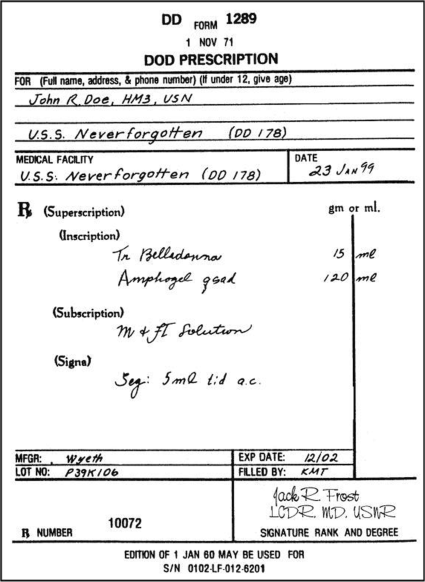
#> input picture sample_prescription.png, 850 x 1164 px, found by its file name (shown at 1/2 size)
$ jupyter execute --allow-errors layout_aware_ocr_for_prescriptions.ipynb
#> lines starting #> are read from the running program, lines starting #| are printed output that depends on the picture; after the words box and inside, x2 and y2 are one past the last pixel; in counts of white or black regions, pixels touching at a corner belong together
[cell 1]
import cv2
import pytesseract
import numpy as np
import pandas as pd
import re
from collections import defaultdict

pytesseract.pytesseract.tesseract_cmd = r'/usr/bin/tesseract'

[cell 2]
class LayoutAwareOCR:
    """Truly layout-aware OCR that detects form structure automatically"""

    def __init__(self, image_path):
        self.original = cv2.imread(image_path)
#> self.original is the input picture: shape (1164, 850, 3); min 0, max 255, mean 231.1
        if self.original is None:
            raise FileNotFoundError(f"Cannot load image: {image_path}")

        self.preprocessed = None
        self.binary = None
        self.layout_elements = []
        self.form_fields = defaultdict(str)
        self.medications = []

    def preprocess(self):
        """Minimal preprocessing - let layout detection handle the rest"""
        # Resize to standard width for consistency
        h, w = self.original.shape[:2]
#> h = 1164; w = 850
        target_w = 2000
        if w != target_w:
            scale = target_w / w
#> scale = 2.35
            new_h = int(h * scale)
#> new_h = 2738
            img = cv2.resize(self.original, (target_w, new_h), interpolation=cv2.INTER_CUBIC)
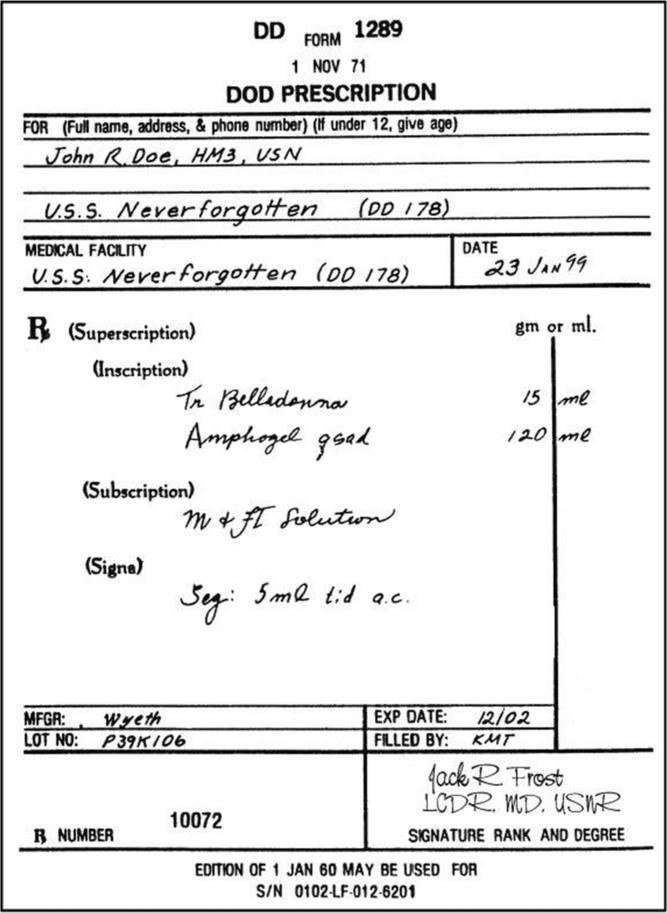
#> img: shape (2738, 2000, 3) (shown at 1/3 size); min 0, max 255, mean 231
        else:
            img = self.original.copy()

        # Convert to grayscale
        gray = cv2.cvtColor(img, cv2.COLOR_BGR2GRAY)

        # Light denoising
        gray = cv2.fastNlMeansDenoising(gray, h=8)

        # Adaptive threshold (better for varying lighting)
        binary = cv2.adaptiveThreshold(
            gray, 255, cv2.ADAPTIVE_THRESH_GAUSSIAN_C,
            cv2.THRESH_BINARY, 21, 10
        )
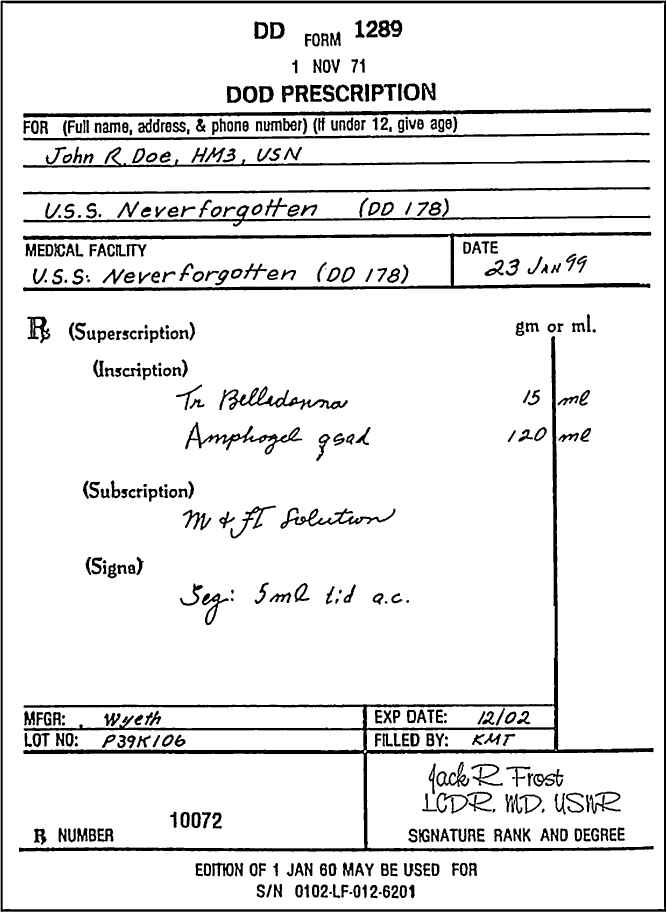
#> binary: shape (2738, 2000) (shown at 1/3 size); 91.1% white; 418 black regions (2 under 20 px), largest, box (x1, y1, x2, y2) and area: (57, 1008, 1961, 2556) 79822, (2, 2, 1998, 2736) 62553, (69, 695, 1954, 874) 38380

        self.preprocessed = img
        self.binary = binary
        return binary

    def detect_layout(self):
        """Use Tesseract's built-in layout analysis"""
        # Check if image needs inversion
        avg_val = np.mean(self.binary)
#> avg_val = 232.2
#> (the call stopped at in detect_layout, `data = pytesseract.image_to_data( img_to_analyze, config='--oem 3 --ps..`: pytesseract is not available in this run)
        if avg_val < 127:
            img_to_analyze = cv2.bitwise_not(self.binary)
        else:
            img_to_analyze = self.binary

        # PSM 3: Fully automatic page segmentation (best for layout detection)
        data = pytesseract.image_to_data(
            img_to_analyze,
            config='--oem 3 --psm 3',
            output_type=pytesseract.Output.DICT
        )

        # Extract layout elements with bounding boxes
        n_boxes = len(data['text'])
        elements = []

        for i in range(n_boxes):
            text = data['text'][i].strip()
            if not text:
                continue

            conf = int(data['conf'][i])
            if conf < 0:  # Skip invalid confidence
                continue

            x = data['left'][i]
            y = data['top'][i]
            w = data['width'][i]
            h = data['height'][i]
            block_num = data['block_num'][i]
            par_num = data['par_num'][i]
            line_num = data['line_num'][i]

            elements.append({
                'text': text,
                'conf': conf,
                'bbox': (x, y, w, h),
                'block': block_num,
                'par': par_num,
                'line': line_num,
                'area': w * h
            })

        self.layout_elements = elements
        return elements

    def detect_form_structure(self):
        """Identify form fields using layout analysis"""
        if not self.layout_elements:
            self.detect_layout()
#> (the call stopped at in detect_layout, `data = pytesseract.image_to_data( img_to_analyze, config='--oem 3 --ps..`: pytesseract is not available in this run)

        # Group elements by lines (same block, par, line)
        lines = defaultdict(list)
        for elem in self.layout_elements:
            key = (elem['block'], elem['par'], elem['line'])
            lines[key].append(elem)

        # Sort elements in each line by x-coordinate
        for key in lines:
            lines[key].sort(key=lambda e: e['bbox'][0])

        # Detect field patterns
        for line_key, line_elems in lines.items():
            line_text = ' '.join([e['text'] for e in line_elems])

            # Patient name pattern
            if re.search(r'FOR.*name.*address', line_text, re.I):
                # Next line likely contains patient info
                next_block = line_key[0] + 1
                patient_elems = [e for e in self.layout_elements
                               if e['block'] == next_block]
                if patient_elems:
                    self.form_fields['patient_name'] = ' '.join(
                        [e['text'] for e in sorted(patient_elems,
                         key=lambda x: x['bbox'][0])]
                    )

            # Date pattern
            if re.search(r'DATE', line_text, re.I):
                # Find text in same line or nearby
                date_candidates = [e['text'] for e in line_elems
                                 if re.search(r'\d{1,2}.*\d{2,4}', e['text'])]
                if date_candidates:
                    self.form_fields['date'] = date_candidates[0]

        return self.form_fields

    def detect_table_structure(self):
        """Detect table rows and columns using contour analysis"""
        # Detect horizontal lines
        h, w = self.binary.shape
#> h = 2738; w = 2000
        horizontal_kernel = cv2.getStructuringElement(cv2.MORPH_RECT, (w//30, 1))
        horizontal_lines = cv2.morphologyEx(self.binary, cv2.MORPH_OPEN,
                                           horizontal_kernel, iterations=2)
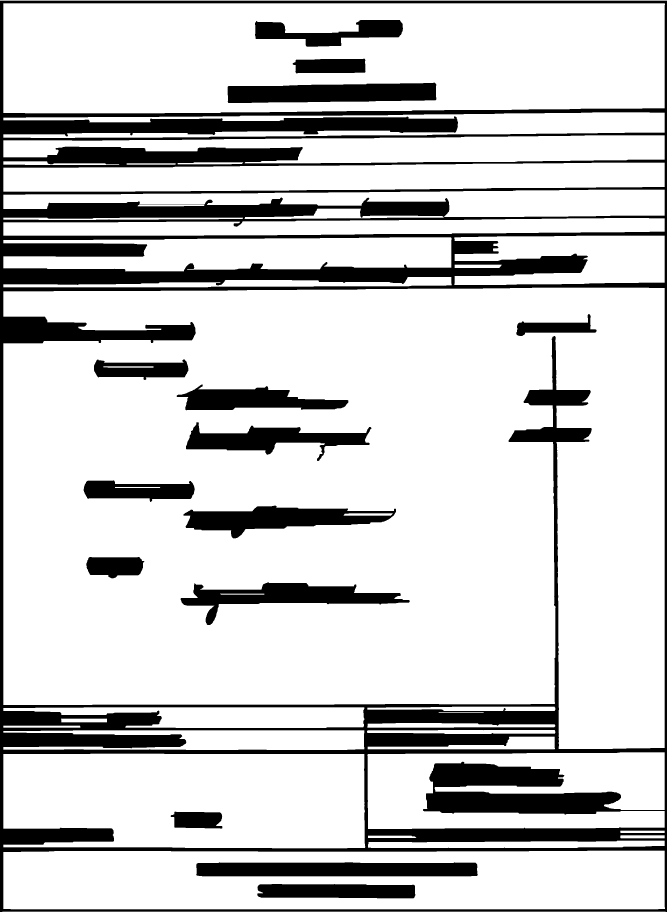
#> horizontal_lines: shape (2738, 2000) (shown at 1/3 size); 81.4% white; 15 black regions, largest, box (x1, y1, x2, y2) and area: (0, 2, 2000, 2736) 747044, (589, 2587, 1433, 2629) 34152, (683, 248, 1309, 309) 32112

        # Detect vertical lines
        vertical_kernel = cv2.getStructuringElement(cv2.MORPH_RECT, (1, h//30))
#> vertical_kernel = 91 values from 1 to 1
        vertical_lines = cv2.morphologyEx(self.binary, cv2.MORPH_OPEN,
                                         vertical_kernel, iterations=2)
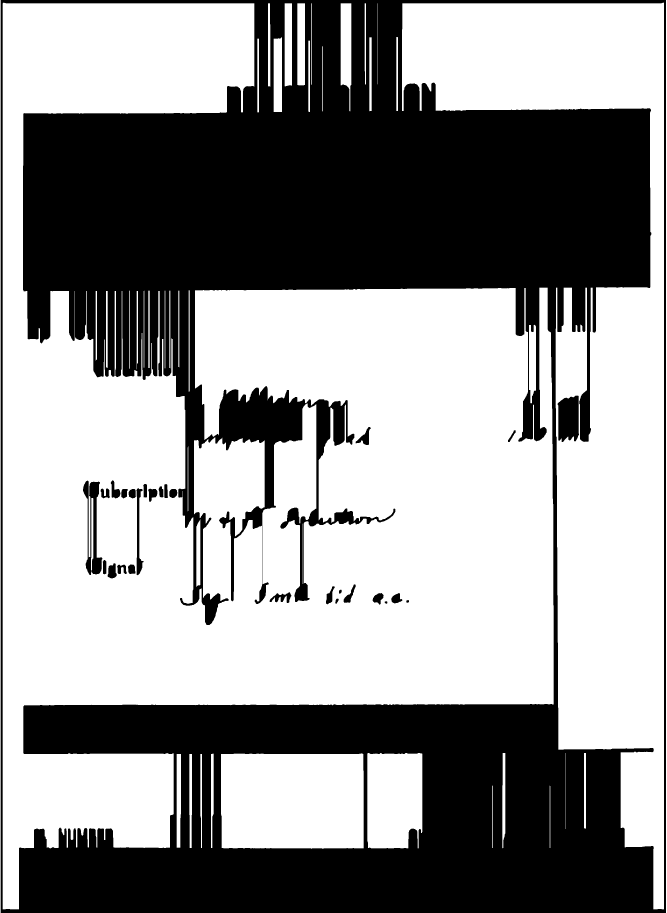
#> vertical_lines: shape (2738, 2000) (shown at 1/3 size); 58.6% white; 28 black regions, largest, box (x1, y1, x2, y2) and area: (2, 0, 1998, 2738) 2240412, (1673, 1187, 1737, 1326) 7574, (249, 1442, 307, 1725) 6877

        # Find line intersections (cell corners)
        table_structure = cv2.bitwise_and(horizontal_lines, vertical_lines)
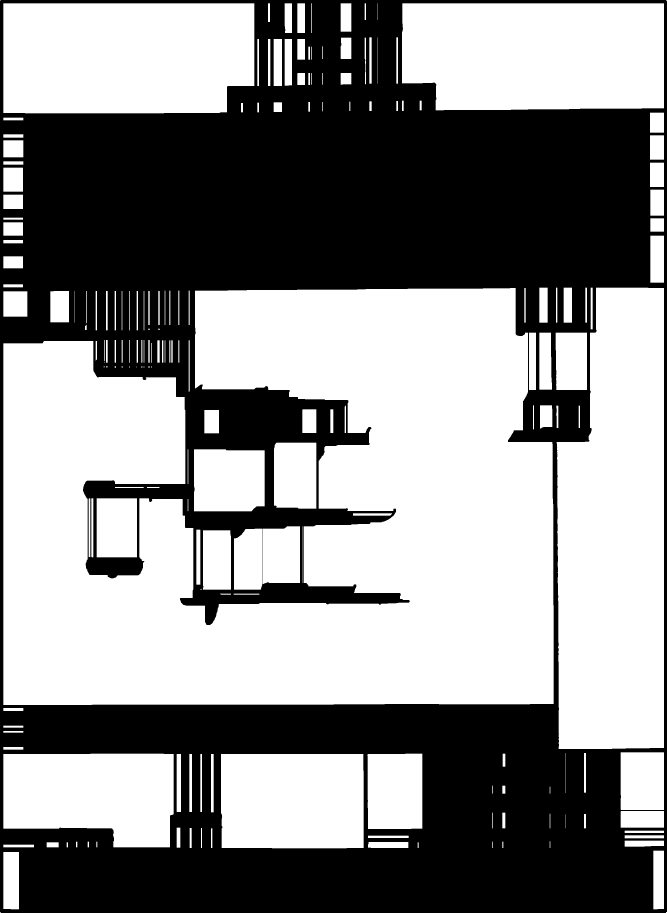
#> table_structure: shape (2738, 2000) (shown at 1/3 size); 55.5% white; 1 black region

        # Find contours of cells
        contours, _ = cv2.findContours(table_structure, cv2.RETR_TREE,
                                       cv2.CHAIN_APPROX_SIMPLE)
#> contours = 190 contours, 27 with area under 20; largest, box (x1, y1, x2, y2) and area: (10, 864, 1661, 2115) 1550408, (1670, 863, 1992, 2247) 391036, (1206, 10, 1992, 331) 240674, (10, 10, 763, 340) 240394, (10, 2261, 521, 2542) 122698

        cells = []
        for cnt in contours:
            x, y, w, h = cv2.boundingRect(cnt)
            if w > 50 and h > 20:  # Filter small noise
                cells.append({'bbox': (x, y, w, h), 'content': []})
#> this loop made 190 passes
#> (cnt, x, y, w, h) on passes 1, 2, 5: ([[1998, 2736], [1998, 2737], [1999, 2737], [1999, 2736]], 1998, 2736, 2, 2), ([[0, 2736], [0, 2737], [1, 2737], [1, 2736]], 0, 2736, 2, 2), ([[10, 2534], [10, 2541], [101, 2541], [101, 2534]], 10, 2534, 92, 8)
#> after the loop, cells = 23 items

        # Sort cells by position (top-to-bottom, left-to-right)
        cells.sort(key=lambda c: (c['bbox'][1], c['bbox'][0]))

        return cells, horizontal_lines, vertical_lines

    def extract_medications_from_table(self):
        """Extract medication information using detected table structure"""
        cells, h_lines, v_lines = self.detect_table_structure()
#> cells = 23 items

        # Assign text elements to cells
        for elem in self.layout_elements:
            ex, ey, ew, eh = elem['bbox']
            elem_center_x = ex + ew/2
            elem_center_y = ey + eh/2

            for cell in cells:
                cx, cy, cw, ch = cell['bbox']
                if (cx <= elem_center_x <= cx+cw and
                    cy <= elem_center_y <= cy+ch):
                    cell['content'].append(elem)
                    break

        # Group cells into rows
        rows = defaultdict(list)
        for cell in cells:
            if cell['content']:
                row_y = cell['bbox'][1]
                rows[row_y].append(cell)
#> this loop made 23 passes
#> cell on passes 1 to 12: {'bbox': (10, 10, 753, 330), 'content': []}, {'bbox': (1206, 10, 786, 321), 'content': []}, {'bbox': (10, 421, 60, 51), 'content': []}, {'bbox': (10, 503, 59, 72), 'content': []}, {'bbox': (10, 584, 59, 43), 'content': []}, {'bbox': (10, 667, 59, 40), 'content': []}, {'bbox': (10, 769, 59, 36), 'content': []}, {'bbox': (1670, 863, 322, 1384), 'content': []}, {'bbox': (10, 864, 1651, 1251), 'content': []}, {'bbox': (151, 873, 56, 94), 'content': []}, {'bbox': (10, 874, 72, 76), 'content': []}, {'bbox': (1667, 998, 94, 172), 'content': []}

        # Sort cells within each row by x-coordinate
        medications = []
        for row_y in sorted(rows.keys()):
            row_cells = sorted(rows[row_y], key=lambda c: c['bbox'][0])

            row_texts = []
            for cell in row_cells:
                cell_text = ' '.join([e['text'] for e in
                                     sorted(cell['content'],
                                           key=lambda x: x['bbox'][0])])
                row_texts.append(cell_text)

            # Expect at least 2 columns (medicine, dosage)
            if len(row_texts) >= 2:
                med_name = row_texts[0]
                dosage = row_texts[1] if len(row_texts) > 1 else ''
                frequency = row_texts[2] if len(row_texts) > 2 else ''

                # Filter out likely headers/labels
                if (med_name and
                    not re.search(r'^(inscription|subscription|signa|rx)',
                                 med_name, re.I)):
                    medications.append({
                        'medicine': self.normalize_text(med_name),
                        'dosage': dosage,
                        'frequency': frequency
                    })
#> after the loop, medications = []

        self.medications = medications
#> self.medications = []
        return medications

    def normalize_text(self, text):
        """Clean and normalize extracted text"""
        if not text:
            return ''
        # Remove multiple spaces
        text = re.sub(r'\s+', ' ', text)
        # Remove special characters but keep alphanumeric and common punctuation
        text = re.sub(r'[^\w\s\-\./]', '', text)
        return text.strip()

    def fallback_medication_extraction(self):
        """Fallback: Use region-based extraction if table detection fails"""
        h, w = self.binary.shape
#> h = 2738; w = 2000

        # Define likely prescription area (middle 40-70% of document)
        rx_region = self.binary[int(0.3*h):int(0.7*h), :]
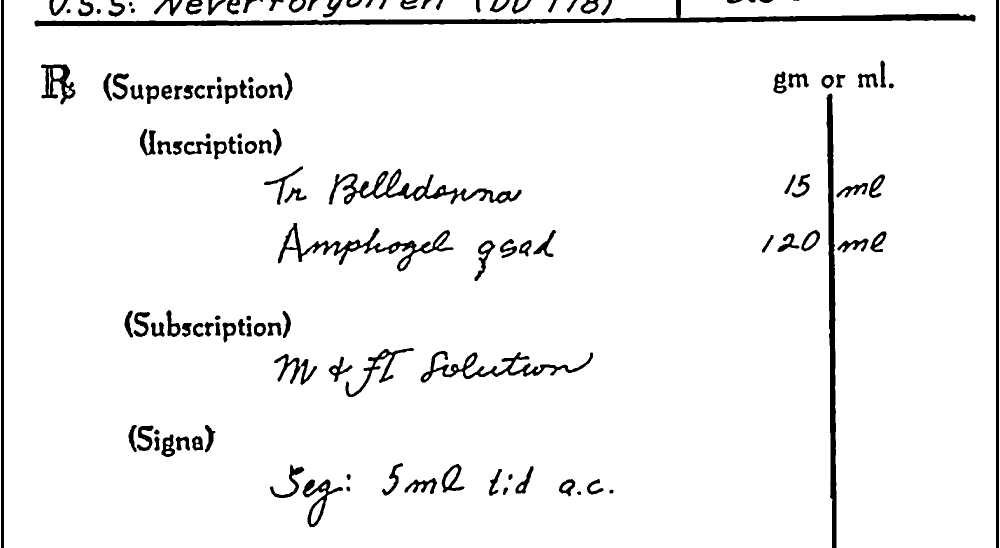
#> rx_region: shape (1095, 2000) (shown at 1/2 size); 94.7% white; 136 black regions (1 under 20 px), largest, box (x1, y1, x2, y2) and area: (69, 0, 1951, 53) 18901, (1653, 187, 1673, 1095) 9895, (2, 0, 8, 1095) 6570

        # Check if image needs inversion
        avg_val = np.mean(rx_region)
#> avg_val = 241.6
        if avg_val < 127:
            rx_region = cv2.bitwise_not(rx_region)

        # Try multiple PSM modes for handwriting
        best_result = []
        for psm in [4, 6, 11, 13]:  # PSM 13 is for raw line (good for handwriting)
            try:
                text = pytesseract.image_to_string(
                    rx_region,
                    config=f'--oem 3 --psm {psm}'
                )
                lines = [l.strip() for l in text.split('\n') if l.strip()]
                if len(lines) > len(best_result):
                    best_result = lines
            except:
                continue
#> after the loop, best_result = []

        # Parse lines into medication entries
        medications = []
        for line in best_result:
            # Look for patterns like "Medicine XYZ 10mg"
            parts = line.split()
            if len(parts) >= 2:
                # Assume first part(s) are medicine name
                # Last part with digits might be dosage
                dosage_idx = -1
                for i, part in enumerate(parts):
                    if re.search(r'\d+\s*(mg|ml|g|mcg)', part, re.I):
                        dosage_idx = i
                        break

                if dosage_idx > 0:
                    med_name = ' '.join(parts[:dosage_idx])
                    dosage = ' '.join(parts[dosage_idx:])
                    medications.append({
                        'medicine': self.normalize_text(med_name),
                        'dosage': dosage,
                        'frequency': ''
                    })
                else:
                    medications.append({
                        'medicine': self.normalize_text(line),
                        'dosage': '',
                        'frequency': ''
                    })

        if not self.medications:  # Only use fallback if main method failed
            self.medications = medications

        return medications

    def process(self):
        """Main processing pipeline"""
        print("Step 1: Preprocessing...")
        self.preprocess()

        print("Step 2: Detecting layout...")
        self.detect_layout()

        print("Step 3: Identifying form fields...")
        self.detect_form_structure()

        print("Step 4: Extracting medications from table...")
        self.extract_medications_from_table()

        print("Step 5: Fallback extraction if needed...")
        if not self.medications:
            print("  (Using fallback method)")
            self.fallback_medication_extraction()
#> (the call stopped at in fallback_medication_extraction, `text = pytesseract.image_to_string( rx_region, config=f'--oem 3 --psm ..`: pytesseract is not available in this run)

        return self.create_dataframe()

    def create_dataframe(self):
        """Create pandas DataFrame from extracted data"""
        if not self.medications:
            return pd.DataFrame(columns=['Medicine', 'Dosage', 'Frequency'])

        df = pd.DataFrame(self.medications)
        df.columns = ['Medicine', 'Dosage', 'Frequency']

        # Add metadata
        print(f"\nPatient: {self.form_fields.get('patient_name', 'Not detected')}")
        print(f"Date: {self.form_fields.get('date', 'Not detected')}")
        print(f"\nExtracted {len(df)} medication entries:")

        return df

    def save_debug_images(self, output_dir='debug_outputs'):
        """Save intermediate images for debugging"""
        import os
        os.makedirs(output_dir, exist_ok=True)

        if self.preprocessed is not None:
            cv2.imwrite(f'{output_dir}/1_preprocessed.png', self.preprocessed)
        if self.binary is not None:
            cv2.imwrite(f'{output_dir}/2_binary.png', self.binary)

        # Draw bounding boxes on layout elements
        if self.layout_elements:
            layout_viz = self.preprocessed.copy()
            for elem in self.layout_elements:
                x, y, w, h = elem['bbox']
                cv2.rectangle(layout_viz, (x, y), (x+w, y+h), (0, 255, 0), 2)
                cv2.putText(layout_viz, elem['text'][:10], (x, y-5),
                           cv2.FONT_HERSHEY_SIMPLEX, 0.5, (255, 0, 0), 1)
            cv2.imwrite(f'{output_dir}/3_layout_detection.png', layout_viz)

        print(f"Debug images saved to {output_dir}/")
